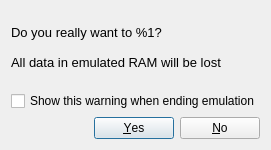
<?xml version="1.0" encoding="UTF-8"?>
<ui version="4.0">
 <class>StopWarningDialog</class>
 <widget class="QDialog" name="BletchMAME">
  <property name="geometry">
   <rect>
    <x>0</x>
    <y>0</y>
    <width>246</width>
    <height>150</height>
   </rect>
  </property>
  <layout class="QVBoxLayout" name="verticalLayout">
   <item>
    <widget class="QLabel" name="mainLabel">
     <property name="font">
      <font>
       <pointsize>10</pointsize>
      </font>
     </property>
     <property name="text">
      <string>&lt;html&gt;&lt;head/&gt;&lt;body&gt;&lt;p&gt;Do you really want to %1?&lt;br/&gt;&lt;br/&gt;All data in emulated RAM will be lost&lt;/p&gt;&lt;/body&gt;&lt;/html&gt;</string>
     </property>
    </widget>
   </item>
   <item>
    <widget class="QCheckBox" name="showThisMessageCheckBox">
     <property name="text">
      <string>Show this warning when ending emulation</string>
     </property>
    </widget>
   </item>
   <item>
    <widget class="QDialogButtonBox" name="buttonBox">
     <property name="orientation">
      <enum>Qt::Horizontal</enum>
     </property>
     <property name="standardButtons">
      <set>QDialogButtonBox::No|QDialogButtonBox::Yes</set>
     </property>
    </widget>
   </item>
  </layout>
 </widget>
 <resources/>
 <connections>
  <connection>
   <sender>buttonBox</sender>
   <signal>accepted()</signal>
   <receiver>BletchMAME</receiver>
   <slot>accept()</slot>
   <hints>
    <hint type="sourcelabel">
     <x>248</x>
     <y>254</y>
    </hint>
    <hint type="destinationlabel">
     <x>157</x>
     <y>274</y>
    </hint>
   </hints>
  </connection>
  <connection>
   <sender>buttonBox</sender>
   <signal>rejected()</signal>
   <receiver>BletchMAME</receiver>
   <slot>reject()</slot>
   <hints>
    <hint type="sourcelabel">
     <x>316</x>
     <y>260</y>
    </hint>
    <hint type="destinationlabel">
     <x>286</x>
     <y>274</y>
    </hint>
   </hints>
  </connection>
 </connections>
</ui>
